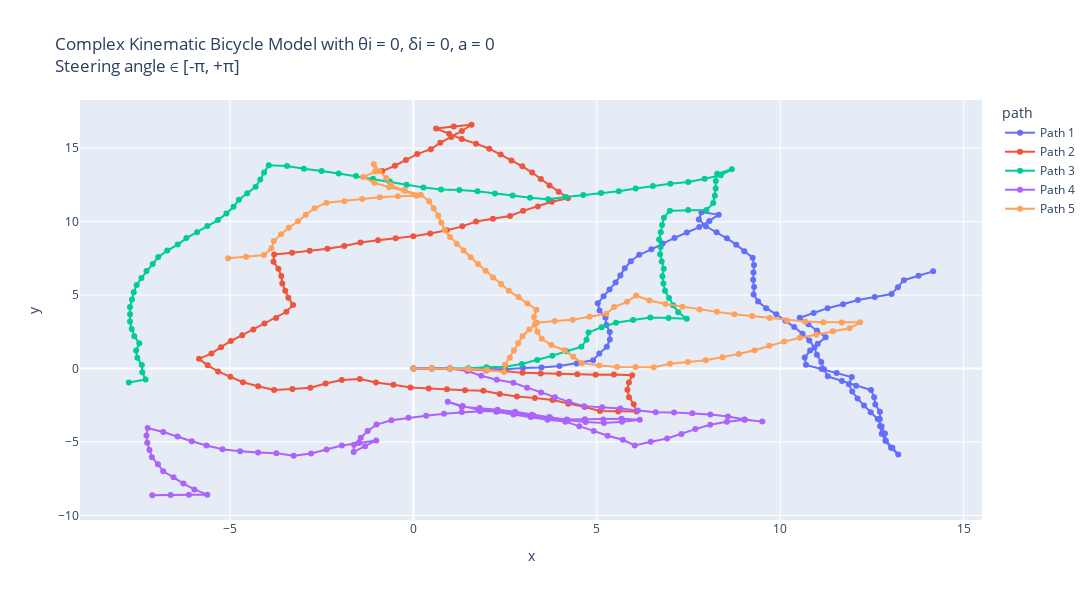

The notebook cell this image was saved under:
### Markdown cell above
Complex Kinematic Bicycle Model with θi = 0, δi = 0, a = 0 : 
Trajectories with constant velocity, initial heading and steering angle as 0; 
But with complex kinematic_bicycle_model methods : kinematic_bicycle_model or kinematic_bicycle_model_w_slip

### Code cell
# Making 5 possible trajectories 
trajectories = []
for i in range (5):
    # Passed initial heading angle randomly (any angle b/w -90 to +90 degrees).
    # Passed acceleration; keeping acceleration constant for each trajectory, in a range of 0-2
    # Effect of acc. in the trajectory can be removed by making a = 0.0 
    # Initial delta can be any angle between -180 to +180 degrees.
    (x_traj, y_traj, θi, δi, a_traj, v_traj) = start_trajectory(theta_init = 0.0, a_init = 0.0, delta_init = 0.0, v_init = 5, mode = "complex")
    trajectories.append((x_traj, y_traj, θi, δi, a_traj, v_traj))

# Create a DataFrame for plotting
data = []
for i, (x_traj, y_traj, theta_init, delta_init, a_traj, v_traj) in enumerate(trajectories):
    for x, y, v in zip(x_traj, y_traj, v_traj):
        data.append({"x": x, "y": y, "v": v, "path": f"Path {i+1}"})
df = pd.DataFrame(data)

# Creating the plot using plotly.
fig = px.line(df, x="x", y="y", color="path", custom_data=["v"], title="Complex Kinematic Bicycle Model with θi = 0, δi = 0, a = 0  <br>Steering angle ∈ [-π, +π]", render_mode="svg")
# Adding hover functionality
fig.update_traces(mode="markers+lines", hovertemplate="<br>".join([
    "v: %{customdata[0]:.2f}",
    "x: %{x:.2f}",
    "y: %{y:.2f}"
]))
fig.update_layout(height=600,width=1130)
fig.show()

# Using matplotlib
plt.figure(figsize=(15, 6))
for i, (x_traj, y_traj, θi, δi, a_traj, v_traj) in enumerate(trajectories):
    # Model built such that a remains same inside; can be randomised by using a random statement.
    # print(x_traj,"\n", y_traj)
    plt.plot(x_traj, y_traj, label=f"Path {i+1}", alpha = 0.7)
plt.xlabel("x [m]")
plt.ylabel("y [m]")
plt.grid("True")
plt.title("Complex Kinematic Bicycle Model with θi = 0, δi = 0, a = 0 \n Steering angle ∈ [-π, +π]")
plt.legend()
plt.axis('equal')
plt.show()

# Using plt to show the velocity variation w.r.t. time :
dt = 0.1  # Time step
t_end = 10  # 10 seconds
t = np.arange(0, t_end + dt, dt)

plt.figure(figsize=(15, 6))
for i, (x_traj, y_traj, θi, δi, a_traj, v_traj) in enumerate(trajectories):
    # Model built such that a remains same inside; can be randomised by using a random statement.
    # print(x_traj,"\n", y_traj)
    plt.plot(t, v_traj, label=f"Path {i+1}", alpha = 0.7)
plt.ylabel("v [m/s]")
plt.xlabel("t [s]")
plt.grid("True")
plt.title("Velocity variation w.r.t. time")
plt.legend()
plt.show()

### Figure 1 — Plotly figure (JSON) as saved in the notebook; plotly's stock layout.template omitted (floating-point values rounded to 4 significant figures)
{"data": [{"customdata": [[5], [5], [5], [5], [5], [5], [5], [5], [5], [5], [5], [5], [5], [5], [5], [5], [5], [5], [5], [5], [5], [5], [5], [5], [5], [5], [5], [5], [5], [5], [5], [5], [5], [5], [5], [5], [5], [5], [5], [5], [5], [5], [5], [5], [5], [5], [5], [5], [5], [5], [5], [5], [5], [5], [5], [5], [5], [5], [5], [5], [5], [5], [5], [5], [5], [5], [5], [5], [5], [5], [5], [5], [5], [5], [5], [5], [5], [5], [5], [5], [5], [5], [5], [5], [5], [5], [5], [5], [5], [5], [5], [5], [5], [5], [5], [5], [5], [5], [5], [5], [5]], "hovertemplate": "v: %{customdata[0]:.2f}<br>x: %{x:.2f}<br>y: %{y:.2f}", "legendgroup": "Path 1", "line": {"color": "#636efa", "dash": "solid"}, "marker": {"symbol": "circle"}, "mode": "markers+lines", "name": "Path 1", "orientation": "v", "showlegend": true, "type": "scatter", "x": [0, 0.5, 1, 1.5, 1.999, 2.499, 2.992, 3.491, 3.983, 4.451, 4.901, 5.068, 5.274, 5.355, 5.352, 5.262, 5.238, 5.074, 5.026, 5.185, 5.346, 5.512, 5.643, 5.762, 5.926, 6.156, 6.488, 6.793, 7.118, 7.455, 7.794, 8.068, 8.323, 7.851, 7.782, 7.973, 8.264, 8.544, 8.8, 9.02, 9.248, 9.284, 9.27, 9.261, 9.287, 9.274, 9.397, 9.615, 9.892, 10.14, 10.38, 10.61, 10.79, 10.93, 11.0, 11.12, 11.19, 11.3, 11.68, 12.07, 12.47, 12.56, 12.59, 12.72, 12.71, 12.72, 12.77, 12.87, 13.02, 13.22, 13.06, 12.88, 12.85, 12.76, 12.66, 12.47, 12.29, 12.11, 11.96, 11.87, 11.95, 11.54, 11.13, 10.7, 10.67, 10.81, 11.02, 11.24, 11.0, 10.77, 10.53, 10.91, 11.29, 11.71, 12.12, 12.58, 13.03, 13.21, 13.37, 13.77, 14.17], "xaxis": "x", "y": [0, 0, 0, -0.02112, -0.03033, -0.04631, 0.0374, 0.07354, 0.1621, 0.3381, 0.5561, 1.028, 1.483, 1.976, 2.476, 2.968, 3.468, 3.94, 4.438, 4.912, 5.385, 5.857, 6.339, 6.825, 7.297, 7.741, 8.115, 8.512, 8.891, 9.26, 9.628, 10.05, 10.48, 10.64, 10.15, 9.683, 9.277, 8.863, 8.433, 7.985, 7.539, 7.041, 6.541, 6.041, 5.541, 5.042, 4.557, 4.107, 3.691, 3.259, 2.818, 2.372, 1.908, 1.428, 0.9322, 0.4466, -0.04809, -0.5369, -0.8549, -1.172, -1.467, -1.959, -2.458, -2.942, -3.442, -3.942, -4.44, -4.929, -5.406, -5.865, -5.391, -4.925, -4.426, -3.934, -3.446, -2.983, -2.517, -2.049, -1.571, -1.079, -0.585, -0.302, -0.01856, 0.2464, 0.7452, 1.223, 1.677, 2.129, 2.571, 3.012, 3.453, 3.778, 4.107, 4.373, 4.666, 4.866, 5.07, 5.538, 6.011, 6.313, 6.614], "yaxis": "y"}, {"customdata": [[5], [5], [5], [5], [5], [5], [5], [5], [5], [5], [5], [5], [5], [5], [5], [5], [5], [5], [5], [5], [5], [5], [5], [5], [5], [5], [5], [5], [5], [5], [5], [5], [5], [5], [5], [5], [5], [5], [5], [5], [5], [5], [5], [5], [5], [5], [5], [5], [5], [5], [5], [5], [5], [5], [5], [5], [5], [5], [5], [5], [5], [5], [5], [5], [5], [5], [5], [5], [5], [5], [5], [5], [5], [5], [5], [5], [5], [5], [5], [5], [5], [5], [5], [5], [5], [5], [5], [5], [5], [5], [5], [5], [5], [5], [5], [5], [5], [5], [5], [5], [5]], "hovertemplate": "v: %{customdata[0]:.2f}<br>x: %{x:.2f}<br>y: %{y:.2f}", "legendgroup": "Path 2", "line": {"color": "#EF553B", "dash": "solid"}, "marker": {"symbol": "circle"}, "mode": "markers+lines", "name": "Path 2", "orientation": "v", "showlegend": true, "type": "scatter", "x": [0, 0.5, 1, 1.494, 1.99, 2.489, 2.973, 3.47, 3.97, 4.469, 4.967, 5.467, 5.964, 5.875, 5.834, 5.877, 6.005, 6.086, 5.586, 5.087, 4.671, 4.222, 3.794, 3.312, 2.822, 2.353, 1.907, 1.408, 0.9132, 0.4149, -0.07878, -0.5435, -1.02, -1.459, -1.953, -2.392, -2.808, -3.298, -3.795, -4.231, -4.646, -4.989, -5.321, -5.607, -5.842, -5.504, -5.244, -4.975, -4.665, -4.362, -4.059, -3.741, -3.461, -3.279, -3.407, -3.493, -3.573, -3.6, -3.68, -3.814, -3.794, -3.307, -2.826, -2.344, -1.883, -1.442, -0.9632, -0.4839, -0.002528, 0.4583, 0.9085, 1.334, 1.707, 2.168, 2.635, 2.991, 3.393, 3.774, 4.212, 3.961, 3.711, 3.474, 3.238, 2.97, 2.673, 2.379, 2.069, 1.708, 1.318, 0.9746, 0.6197, 1.099, 1.585, 1.321, 1.035, 0.7324, 0.4748, 0.105, -0.2022, -0.5043, -0.8489], "xaxis": "x", "y": [0, 0, 0, -0.07612, -0.1387, -0.1713, -0.2987, -0.3503, -0.3594, -0.3884, -0.4349, -0.4172, -0.4632, -0.9551, -1.453, -1.951, -2.435, -2.928, -2.932, -2.901, -2.622, -2.404, -2.144, -2.011, -1.914, -1.74, -1.513, -1.481, -1.411, -1.371, -1.291, -1.107, -0.955, -0.715, -0.7885, -1.028, -1.306, -1.403, -1.458, -1.213, -0.9342, -0.5704, -0.1971, 0.2132, 0.6547, 1.023, 1.45, 1.872, 2.264, 2.662, 3.059, 3.445, 3.86, 4.325, 4.809, 5.301, 5.795, 6.294, 6.788, 7.269, 7.769, 7.883, 8.02, 8.152, 8.347, 8.582, 8.726, 8.868, 9.004, 9.198, 9.415, 9.677, 10.01, 10.2, 10.38, 10.74, 11.03, 11.36, 11.6, 12.03, 12.46, 12.9, 13.34, 13.77, 14.17, 14.57, 14.96, 15.31, 15.62, 15.99, 16.34, 16.48, 16.6, 16.17, 15.76, 15.36, 14.94, 14.6, 14.2, 13.81, 13.44], "yaxis": "y"}, {"customdata": [[5], [5], [5], [5], [5], [5], [5], [5], [5], [5], [5], [5], [5], [5], [5], [5], [5], [5], [5], [5], [5], [5], [5], [5], [5], [5], [5], [5], [5], [5], [5], [5], [5], [5], [5], [5], [5], [5], [5], [5], [5], [5], [5], [5], [5], [5], [5], [5], [5], [5], [5], [5], [5], [5], [5], [5], [5], [5], [5], [5], [5], [5], [5], [5], [5], [5], [5], [5], [5], [5], [5], [5], [5], [5], [5], [5], [5], [5], [5], [5], [5], [5], [5], [5], [5], [5], [5], [5], [5], [5], [5], [5], [5], [5], [5], [5], [5], [5], [5], [5], [5]], "hovertemplate": "v: %{customdata[0]:.2f}<br>x: %{x:.2f}<br>y: %{y:.2f}", "legendgroup": "Path 3", "line": {"color": "#00cc96", "dash": "solid"}, "marker": {"symbol": "circle"}, "mode": "markers+lines", "name": "Path 3", "orientation": "v", "showlegend": true, "type": "scatter", "x": [0, 0.5, 1, 1.5, 1.995, 2.494, 2.958, 3.374, 3.786, 4.18, 4.58, 4.72, 4.775, 5.13, 5.525, 5.987, 6.457, 6.956, 7.453, 7.22, 7.081, 6.968, 6.86, 6.815, 6.788, 6.825, 6.768, 6.725, 6.739, 6.698, 6.743, 6.779, 6.828, 6.991, 7.488, 7.988, 8.172, 8.217, 8.241, 8.243, 8.281, 8.678, 8.378, 7.94, 7.491, 7.005, 6.528, 6.059, 5.6, 5.114, 4.63, 4.151, 3.672, 3.181, 2.705, 2.224, 1.747, 1.254, 0.756, 0.2743, -0.1858, -0.6418, -1.101, -1.564, -2.036, -2.504, -2.984, -3.444, -3.942, -4.069, -4.173, -4.3, -4.527, -4.756, -4.901, -5.095, -5.326, -5.615, -5.896, -6.186, -6.423, -6.709, -6.954, -7.103, -7.275, -7.413, -7.542, -7.622, -7.67, -7.724, -7.723, -7.724, -7.677, -7.607, -7.472, -7.557, -7.524, -7.402, -7.389, -7.299, -7.755], "xaxis": "x", "y": [0, 0, 0, 0.01402, 0.07999, 0.1229, 0.309, 0.5855, 0.8687, 1.177, 1.478, 1.958, 2.454, 2.806, 3.113, 3.303, 3.475, 3.44, 3.391, 3.833, 4.313, 4.8, 5.289, 5.787, 6.286, 6.785, 7.281, 7.779, 8.279, 8.778, 9.276, 9.774, 10.27, 10.74, 10.79, 10.8, 11.26, 11.76, 12.26, 12.76, 13.26, 13.56, 13.16, 12.92, 12.7, 12.59, 12.43, 12.26, 12.06, 11.95, 11.82, 11.68, 11.53, 11.62, 11.78, 11.91, 12.06, 12.15, 12.19, 12.32, 12.52, 12.72, 12.92, 13.11, 13.28, 13.45, 13.59, 13.79, 13.84, 13.35, 12.86, 12.38, 11.93, 11.49, 11.01, 10.55, 10.11, 9.698, 9.284, 8.877, 8.437, 8.027, 7.591, 7.114, 6.644, 6.164, 5.681, 5.187, 4.69, 4.192, 3.692, 3.192, 2.695, 2.2, 1.718, 1.226, 0.7268, 0.2419, -0.2579, -0.7498, -0.9538], "yaxis": "y"}, {"customdata": [[5], [5], [5], [5], [5], [5], [5], [5], [5], [5], [5], [5], [5], [5], [5], [5], [5], [5], [5], [5], [5], [5], [5], [5], [5], [5], [5], [5], [5], [5], [5], [5], [5], [5], [5], [5], [5], [5], [5], [5], [5], [5], [5], [5], [5], [5], [5], [5], [5], [5], [5], [5], [5], [5], [5], [5], [5], [5], [5], [5], [5], [5], [5], [5], [5], [5], [5], [5], [5], [5], [5], [5], [5], [5], [5], [5], [5], [5], [5], [5], [5], [5], [5], [5], [5], [5], [5], [5], [5], [5], [5], [5], [5], [5], [5], [5], [5], [5], [5], [5], [5]], "hovertemplate": "v: %{customdata[0]:.2f}<br>x: %{x:.2f}<br>y: %{y:.2f}", "legendgroup": "Path 4", "line": {"color": "#ab63fa", "dash": "solid"}, "marker": {"symbol": "circle"}, "mode": "markers+lines", "name": "Path 4", "orientation": "v", "showlegend": true, "type": "scatter", "x": [0, 0.5, 1, 1.47, 1.849, 2.273, 2.726, 3.1, 3.48, 3.86, 4.245, 4.652, 5.146, 5.64, 6.122, 6.605, 7.105, 7.603, 8.095, 8.574, 9.031, 9.511, 9.027, 8.545, 8.092, 7.686, 7.306, 6.917, 6.471, 6.034, 5.71, 5.294, 4.916, 4.523, 4.141, 3.657, 3.198, 2.727, 2.26, 1.782, 1.343, 0.9384, 1.315, 1.806, 2.294, 2.772, 3.231, 3.703, 4.177, 4.676, 5.176, 5.675, 6.171, 5.689, 5.196, 4.699, 4.214, 3.737, 3.269, 2.791, 2.315, 1.815, 1.32, 0.833, 0.3491, -0.1322, -0.6003, -1.003, -1.246, -1.433, -1.616, -1.627, -1.317, -1.011, -1.477, -1.951, -2.366, -2.787, -3.263, -3.734, -4.231, -4.724, -5.205, -5.64, -6.041, -6.426, -6.817, -7.242, -7.275, -7.254, -7.194, -7.127, -6.963, -6.818, -6.537, -6.267, -5.97, -5.617, -6.117, -6.617, -7.116], "xaxis": "x", "y": [0, 0, 0, -0.17, -0.4958, -0.7614, -0.9735, -1.305, -1.63, -1.955, -2.274, -2.564, -2.642, -2.721, -2.856, -2.982, -2.999, -3.046, -3.133, -3.276, -3.481, -3.619, -3.493, -3.627, -3.837, -4.129, -4.454, -4.768, -4.994, -5.237, -4.856, -4.578, -4.251, -3.941, -3.619, -3.494, -3.296, -3.128, -2.949, -2.803, -2.563, -2.269, -2.598, -2.692, -2.803, -2.95, -3.148, -3.312, -3.473, -3.463, -3.466, -3.429, -3.491, -3.623, -3.705, -3.645, -3.525, -3.375, -3.198, -3.053, -2.898, -2.906, -2.972, -3.086, -3.212, -3.347, -3.523, -3.82, -4.257, -4.72, -5.186, -5.686, -5.293, -4.898, -5.079, -5.24, -5.517, -5.787, -5.94, -5.772, -5.715, -5.632, -5.497, -5.25, -4.951, -4.632, -4.321, -4.058, -4.557, -5.057, -5.553, -6.048, -6.521, -6.999, -7.413, -7.834, -8.236, -8.59, -8.599, -8.614, -8.632], "yaxis": "y"}, {"customdata": [[5], [5], [5], [5], [5], [5], [5], [5], [5], [5], [5], [5], [5], [5], [5], [5], [5], [5], [5], [5], [5], [5], [5], [5], [5], [5], [5], [5], [5], [5], [5], [5], [5], [5], [5], [5], [5], [5], [5], [5], [5], [5], [5], [5], [5], [5], [5], [5], [5], [5], [5], [5], [5], [5], [5], [5], [5], [5], [5], [5], [5], [5], [5], [5], [5], [5], [5], [5], [5], [5], [5], [5], [5], [5], [5], [5], [5], [5], [5], [5], [5], [5], [5], [5], [5], [5], [5], [5], [5], [5], [5], [5], [5], [5], [5], [5], [5], [5], [5], [5], [5]], "hovertemplate": "v: %{customdata[0]:.2f}<br>x: %{x:.2f}<br>y: %{y:.2f}", "legendgroup": "Path 5", "line": {"color": "#FFA15A", "dash": "solid"}, "marker": {"symbol": "circle"}, "mode": "markers+lines", "name": "Path 5", "orientation": "v", "showlegend": true, "type": "scatter", "x": [0, 0.5, 1, 1.499, 1.997, 2.47, 2.497, 2.629, 2.741, 2.857, 2.974, 3.159, 3.368, 3.852, 4.345, 4.801, 5.259, 5.471, 5.822, 6.07, 6.432, 6.872, 7.334, 7.799, 8.273, 8.748, 9.232, 9.712, 10.19, 10.68, 11.18, 11.68, 12.18, 11.89, 11.43, 10.99, 10.53, 10.11, 9.699, 9.303, 8.868, 8.426, 7.967, 7.482, 6.997, 6.553, 6.053, 5.553, 5.062, 4.589, 4.357, 4.117, 3.76, 3.5, 3.382, 3.309, 3.289, 3.354, 3.108, 2.867, 2.602, 2.389, 2.172, 1.97, 1.762, 1.564, 1.368, 1.181, 0.9991, 0.8543, 0.7622, 0.6766, 0.5516, 0.4296, 0.2007, -0.2268, -0.6604, -1.062, -1.372, -1.044, -1.078, -0.9234, -0.7407, -0.608, -0.2586, 0.07884, -0.4203, -0.9157, -1.399, -1.878, -2.368, -2.694, -2.935, -3.144, -3.396, -3.606, -3.803, -3.871, -4.071, -4.56, -5.047], "xaxis": "x", "y": [0, 0, 0, -0.0353, -0.08227, -0.2443, 0.255, 0.7371, 1.225, 1.711, 2.197, 2.661, 3.116, 3.239, 3.322, 3.527, 3.729, 4.182, 4.537, 4.971, 4.627, 4.388, 4.198, 4.013, 3.855, 3.7, 3.573, 3.432, 3.275, 3.194, 3.14, 3.139, 3.146, 2.738, 2.531, 2.307, 2.094, 1.83, 1.542, 1.238, 0.9915, 0.7582, 0.5597, 0.4372, 0.3154, 0.08548, 0.0938, 0.1067, 0.2016, 0.3634, 0.8062, 1.245, 1.595, 2.022, 2.508, 3.002, 3.502, 3.998, 4.433, 4.871, 5.295, 5.748, 6.198, 6.656, 7.11, 7.569, 8.029, 8.493, 8.959, 9.437, 9.929, 10.42, 10.91, 11.39, 11.83, 12.09, 12.34, 12.64, 13.03, 13.41, 13.91, 13.43, 12.97, 12.49, 12.13, 11.76, 11.73, 11.66, 11.54, 11.39, 11.29, 10.91, 10.47, 10.02, 9.588, 9.135, 8.675, 8.18, 7.722, 7.614, 7.503], "yaxis": "y"}], "layout": {"height": 600, "legend": {"title": {"text": "path"}, "tracegroupgap": 0}, "title": {"text": "Complex Kinematic Bicycle Model with θi = 0, δi = 0, a = 0  <br>Steering angle ∈ [-π, +π]"}, "width": 1130, "xaxis": {"anchor": "y", "domain": [0, 1], "title": {"text": "x"}}, "yaxis": {"anchor": "x", "domain": [0, 1], "title": {"text": "y"}}}}
